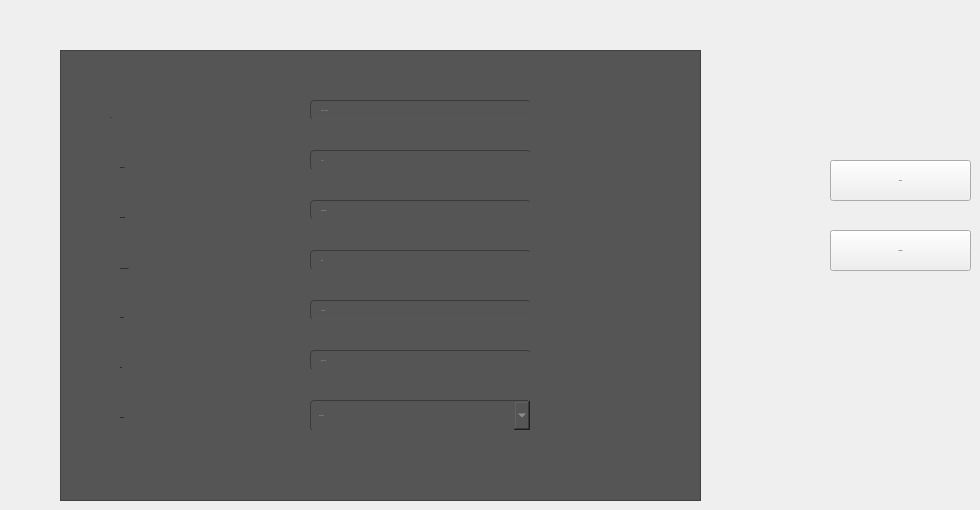
      <widget class="QWidget" name="tab_3">
       <attribute name="title">
        <string>Ajouter Bloc</string>
       </attribute>
       <widget class="QFrame" name="frame">
        <property name="geometry">
         <rect>
          <x>60</x>
          <y>50</y>
          <width>641</width>
          <height>451</height>
         </rect>
        </property>
        <property name="font">
         <font>
          <family>century gothic</family>
          <pointsize>-1</pointsize>
          <weight>50</weight>
          <bold>false</bold>
         </font>
        </property>
        <property name="styleSheet">
         <string notr="true">background-color:rgb(85, 85, 85)</string>
        </property>
        <property name="frameShape">
         <enum>QFrame::StyledPanel</enum>
        </property>
        <property name="frameShadow">
         <enum>QFrame::Raised</enum>
        </property>
        <widget class="QLabel" name="label_3">
         <property name="geometry">
          <rect>
           <x>50</x>
           <y>50</y>
           <width>131</width>
           <height>35</height>
          </rect>
         </property>
         <property name="font">
          <font>
           <family>century gothic</family>
           <pointsize>-1</pointsize>
           <weight>75</weight>
           <italic>false</italic>
           <bold>true</bold>
          </font>
         </property>
         <property name="styleSheet">
          <string notr="true">*{
font-family:century gothic ;
font-size: 20ptx;
}</string>
         </property>
         <property name="text">
          <string>  ID                             </string>
         </property>
        </widget>
        <widget class="QLabel" name="label">
         <property name="geometry">
          <rect>
           <x>60</x>
           <y>100</y>
           <width>151</width>
           <height>35</height>
          </rect>
         </property>
         <property name="font">
          <font>
           <family>century gothic</family>
           <pointsize>-1</pointsize>
           <weight>75</weight>
           <italic>false</italic>
           <bold>true</bold>
          </font>
         </property>
         <property name="text">
          <string>Nom Bloc                           </string>
         </property>
        </widget>
        <widget class="QLabel" name="label_2">
         <property name="geometry">
          <rect>
           <x>60</x>
           <y>150</y>
           <width>121</width>
           <height>35</height>
          </rect>
         </property>
         <property name="font">
          <font>
           <family>century gothic</family>
           <pointsize>-1</pointsize>
           <weight>75</weight>
           <italic>false</italic>
           <bold>true</bold>
          </font>
         </property>
         <property name="text">
          <string>Equipment</string>
         </property>
        </widget>
        <widget class="QLabel" name="label_4">
         <property name="geometry">
          <rect>
           <x>60</x>
           <y>200</y>
           <width>161</width>
           <height>36</height>
          </rect>
         </property>
         <property name="font">
          <font>
           <family>century gothic</family>
           <pointsize>-1</pointsize>
           <weight>75</weight>
           <italic>false</italic>
           <bold>true</bold>
          </font>
         </property>
         <property name="text">
          <string>Type Equipement</string>
         </property>
        </widget>
        <widget class="QLabel" name="label_5">
         <property name="geometry">
          <rect>
           <x>60</x>
           <y>250</y>
           <width>253</width>
           <height>35</height>
          </rect>
         </property>
         <property name="font">
          <font>
           <family>century gothic</family>
           <pointsize>-1</pointsize>
           <weight>75</weight>
           <italic>false</italic>
           <bold>true</bold>
          </font>
         </property>
         <property name="text">
          <string>Numéro                     </string>
         </property>
        </widget>
        <widget class="QLabel" name="label_6">
         <property name="geometry">
          <rect>
           <x>60</x>
           <y>300</y>
           <width>270</width>
           <height>35</height>
          </rect>
         </property>
         <property name="font">
          <font>
           <family>century gothic</family>
           <pointsize>-1</pointsize>
           <weight>75</weight>
           <italic>false</italic>
           <bold>true</bold>
          </font>
         </property>
         <property name="text">
          <string>date </string>
         </property>
        </widget>
        <widget class="QLineEdit" name="lineEdit_id">
         <property name="geometry">
          <rect>
           <x>250</x>
           <y>50</y>
           <width>221</width>
           <height>20</height>
          </rect>
         </property>
         <property name="font">
          <font>
           <family>century gothic</family>
           <pointsize>-1</pointsize>
           <weight>50</weight>
           <italic>false</italic>
           <bold>false</bold>
          </font>
         </property>
         <property name="styleSheet">
          <string notr="true">	border-width: 1px; border-radius: 4px;
color: rgb(255, 255, 255);
	border-color: rgb(58, 58, 58);
	border-style: inset;
	padding: 0 8px;

	selection-background-color: rgb(187, 187, 187);
	selection-color: rgb(60, 63, 65);</string>
         </property>
         <property name="text">
          <string/>
         </property>
         <property name="placeholderText">
          <string>ID de 6 chiffres</string>
         </property>
        </widget>
        <widget class="QLineEdit" name="lineEdit_nom">
         <property name="geometry">
          <rect>
           <x>250</x>
           <y>100</y>
           <width>221</width>
           <height>20</height>
          </rect>
         </property>
         <property name="font">
          <font>
           <family>century gothic</family>
           <pointsize>-1</pointsize>
           <weight>50</weight>
           <italic>false</italic>
           <bold>false</bold>
          </font>
         </property>
         <property name="styleSheet">
          <string notr="true">
	border-width: 1px; border-radius: 4px;
color: rgb(255, 255, 255);
	border-color: rgb(58, 58, 58);
	border-style: inset;
	padding: 0 8px;

	selection-background-color: rgb(187, 187, 187);
	selection-color: rgb(60, 63, 65);</string>
         </property>
         <property name="text">
          <string/>
         </property>
         <property name="placeholderText">
          <string>NOM</string>
         </property>
        </widget>
        <widget class="QLineEdit" name="lineEdit_equipement">
         <property name="geometry">
          <rect>
           <x>250</x>
           <y>150</y>
           <width>221</width>
           <height>20</height>
          </rect>
         </property>
         <property name="font">
          <font>
           <family>century gothic</family>
           <pointsize>-1</pointsize>
           <weight>50</weight>
           <italic>false</italic>
           <bold>false</bold>
          </font>
         </property>
         <property name="styleSheet">
          <string notr="true">	border-width: 1px; border-radius: 4px;
color: rgb(255, 255, 255);
	border-color: rgb(58, 58, 58);
	border-style: inset;
	padding: 0 8px;

	selection-background-color: rgb(187, 187, 187);
	selection-color: rgb(60, 63, 65);</string>
         </property>
         <property name="text">
          <string/>
         </property>
         <property name="placeholderText">
          <string>equipement</string>
         </property>
        </widget>
        <widget class="QLineEdit" name="lineEdit_type">
         <property name="geometry">
          <rect>
           <x>250</x>
           <y>200</y>
           <width>221</width>
           <height>20</height>
          </rect>
         </property>
         <property name="font">
          <font>
           <family>century gothic</family>
           <pointsize>-1</pointsize>
           <weight>50</weight>
           <bold>false</bold>
          </font>
         </property>
         <property name="styleSheet">
          <string notr="true">	border-width: 1px; border-radius: 4px;
color: rgb(255, 255, 255);
	border-color: rgb(58, 58, 58);
	border-style: inset;
	padding: 0 8px;

	selection-background-color: rgb(187, 187, 187);
	selection-color: rgb(60, 63, 65);</string>
         </property>
         <property name="text">
          <string/>
         </property>
         <property name="placeholderText">
          <string>type</string>
         </property>
        </widget>
        <widget class="QLineEdit" name="lineEdit_num">
         <property name="geometry">
          <rect>
           <x>250</x>
           <y>250</y>
           <width>221</width>
           <height>20</height>
          </rect>
         </property>
         <property name="font">
          <font>
           <family>century gothic</family>
           <pointsize>-1</pointsize>
           <weight>50</weight>
           <italic>false</italic>
           <bold>false</bold>
          </font>
         </property>
         <property name="styleSheet">
          <string notr="true">	border-width: 1px; border-radius: 4px;
color: rgb(255, 255, 255);
	border-color: rgb(58, 58, 58);
	border-style: inset;
	padding: 0 8px;

	selection-background-color: rgb(187, 187, 187);
	selection-color: rgb(60, 63, 65);</string>
         </property>
         <property name="text">
          <string/>
         </property>
         <property name="placeholderText">
          <string>NUMERO</string>
         </property>
        </widget>
        <widget class="QLineEdit" name="lineEdit_date">
         <property name="geometry">
          <rect>
           <x>250</x>
           <y>300</y>
           <width>221</width>
           <height>20</height>
          </rect>
         </property>
         <property name="font">
          <font>
           <family>century gothic</family>
           <pointsize>-1</pointsize>
           <weight>50</weight>
           <italic>false</italic>
           <bold>false</bold>
          </font>
         </property>
         <property name="styleSheet">
          <string notr="true">	border-width: 1px; border-radius: 4px;
color: rgb(255, 255, 255);
	border-color: rgb(58, 58, 58);
	border-style: inset;
	padding: 0 8px;

	selection-background-color: rgb(187, 187, 187);
	selection-color: rgb(60, 63, 65);</string>
         </property>
         <property name="text">
          <string/>
         </property>
         <property name="placeholderText">
          <string>JJ/MM/AAAA</string>
         </property>
        </widget>
        <widget class="QLabel" name="label_18">
         <property name="geometry">
          <rect>
           <x>60</x>
           <y>350</y>
           <width>270</width>
           <height>35</height>
          </rect>
         </property>
         <property name="font">
          <font>
           <family>century gothic</family>
           <pointsize>-1</pointsize>
           <weight>75</weight>
           <italic>false</italic>
           <bold>true</bold>
          </font>
         </property>
         <property name="text">
          <string>Situation</string>
         </property>
        </widget>
        <widget class="QComboBox" name="comboBox_situation">
         <property name="geometry">
          <rect>
           <x>250</x>
           <y>350</y>
           <width>221</width>
           <height>31</height>
          </rect>
         </property>
         <property name="font">
          <font>
           <family>century gothic</family>
           <pointsize>-1</pointsize>
           <weight>50</weight>
           <italic>false</italic>
           <bold>false</bold>
          </font>
         </property>
         <property name="styleSheet">
          <string notr="true">	border-width: 1px; border-radius: 4px;
	border-color: rgb(58, 58, 58);
color: rgb(177, 177, 177);
color: rgb(176, 176, 176);
	border-style: inset;
	padding: 0 8px;

	selection-background-color: rgb(187, 187, 187);
	selection-color: rgb(60, 63, 65);</string>
         </property>
         <item>
          <property name="text">
           <string>En marche</string>
          </property>
         </item>
         <item>
          <property name="text">
           <string>En panne</string>
          </property>
         </item>
        </widget>
       </widget>
       <widget class="QPushButton" name="pushButton">
        <property name="geometry">
         <rect>
          <x>830</x>
          <y>160</y>
          <width>141</width>
          <height>41</height>
         </rect>
        </property>
        <property name="font">
         <font>
          <family>century gothic</family>
          <pointsize>-1</pointsize>
          <weight>50</weight>
          <italic>false</italic>
          <bold>false</bold>
         </font>
        </property>
        <property name="text">
         <string>Ajouter</string>
        </property>
        <property name="icon">
         <iconset resource="ressources.qrc">
          <normaloff>:/img/ressources/128362656_213598176780517_3160026623662294284_n.png</normaloff>:/img/ressources/128362656_213598176780517_3160026623662294284_n.png</iconset>
        </property>
        <property name="iconSize">
         <size>
          <width>30</width>
          <height>30</height>
         </size>
        </property>
       </widget>
       <widget class="QPushButton" name="pushButton_edit">
        <property name="geometry">
         <rect>
          <x>830</x>
          <y>230</y>
          <width>141</width>
          <height>41</height>
         </rect>
        </property>
        <property name="font">
         <font>
          <family>century gothic</family>
          <pointsize>-1</pointsize>
          <weight>50</weight>
          <italic>false</italic>
          <bold>false</bold>
         </font>
        </property>
        <property name="styleSheet">
         <string notr="true">
QPushButton:hover
{
color:#333;
border-raduis:15px;
background:#49ebff;
}</string>
        </property>
        <property name="text">
         <string>Modifier</string>
        </property>
        <property name="icon">
         <iconset resource="ressources.qrc">
          <normaloff>:/img/ressources/128586817_297996038251568_153686129387149344_n.png</normaloff>:/img/ressources/128586817_297996038251568_153686129387149344_n.png</iconset>
        </property>
        <property name="iconSize">
         <size>
          <width>30</width>
          <height>30</height>
         </size>
        </property>
       </widget>
      </widget>
